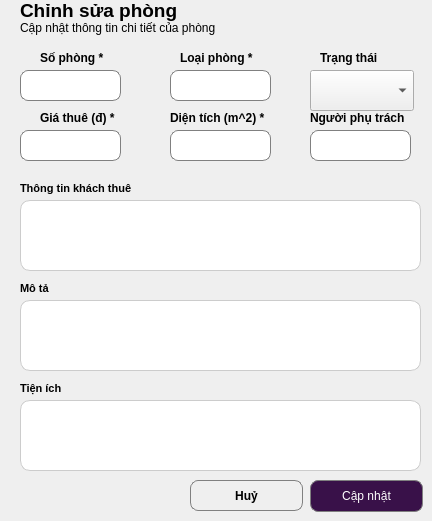
    <widget class="QWidget" name="page">
     <widget class="QLabel" name="label_21">
      <property name="geometry">
       <rect>
        <x>20</x>
        <y>0</y>
        <width>201</width>
        <height>21</height>
       </rect>
      </property>
      <property name="font">
       <font>
        <pointsize>14</pointsize>
        <weight>75</weight>
        <bold>true</bold>
       </font>
      </property>
      <property name="text">
       <string>Chỉnh sửa phòng</string>
      </property>
     </widget>
     <widget class="QLabel" name="label_22">
      <property name="geometry">
       <rect>
        <x>20</x>
        <y>20</y>
        <width>231</width>
        <height>16</height>
       </rect>
      </property>
      <property name="text">
       <string>Cập nhật thông tin chi tiết của phòng</string>
      </property>
     </widget>
     <widget class="QLabel" name="label_23">
      <property name="geometry">
       <rect>
        <x>40</x>
        <y>50</y>
        <width>71</width>
        <height>16</height>
       </rect>
      </property>
      <property name="font">
       <font>
        <weight>75</weight>
        <bold>true</bold>
       </font>
      </property>
      <property name="text">
       <string>Số phòng *</string>
      </property>
     </widget>
     <widget class="QLabel" name="label_24">
      <property name="geometry">
       <rect>
        <x>180</x>
        <y>50</y>
        <width>81</width>
        <height>16</height>
       </rect>
      </property>
      <property name="font">
       <font>
        <weight>75</weight>
        <bold>true</bold>
       </font>
      </property>
      <property name="text">
       <string>Loại phòng *</string>
      </property>
     </widget>
     <widget class="QLabel" name="label_25">
      <property name="geometry">
       <rect>
        <x>320</x>
        <y>50</y>
        <width>71</width>
        <height>16</height>
       </rect>
      </property>
      <property name="font">
       <font>
        <weight>75</weight>
        <bold>true</bold>
       </font>
      </property>
      <property name="text">
       <string>Trạng thái</string>
      </property>
     </widget>
     <widget class="QLineEdit" name="lne_sophong3">
      <property name="geometry">
       <rect>
        <x>20</x>
        <y>70</y>
        <width>101</width>
        <height>31</height>
       </rect>
      </property>
      <property name="styleSheet">
       <string notr="true">QLineEdit {
    border: 1px solid gray;
    border-radius: 8px;
    padding: 5px;
}</string>
      </property>
      <property name="text">
       <string/>
      </property>
      <property name="alignment">
       <set>Qt::AlignCenter</set>
      </property>
     </widget>
     <widget class="QLineEdit" name="lne_loaiphong3">
      <property name="geometry">
       <rect>
        <x>170</x>
        <y>70</y>
        <width>101</width>
        <height>31</height>
       </rect>
      </property>
      <property name="styleSheet">
       <string notr="true">QLineEdit {
    border: 1px solid gray;
    border-radius: 8px;
    padding: 5px;
}</string>
      </property>
      <property name="text">
       <string/>
      </property>
      <property name="alignment">
       <set>Qt::AlignCenter</set>
      </property>
     </widget>
     <widget class="QComboBox" name="cbo_trangthai3">
      <property name="geometry">
       <rect>
        <x>310</x>
        <y>70</y>
        <width>104</width>
        <height>41</height>
       </rect>
      </property>
     </widget>
     <widget class="QLabel" name="label_26">
      <property name="geometry">
       <rect>
        <x>40</x>
        <y>110</y>
        <width>91</width>
        <height>16</height>
       </rect>
      </property>
      <property name="font">
       <font>
        <weight>75</weight>
        <bold>true</bold>
       </font>
      </property>
      <property name="text">
       <string>Giá thuê (đ) *</string>
      </property>
     </widget>
     <widget class="QLabel" name="label_27">
      <property name="geometry">
       <rect>
        <x>170</x>
        <y>110</y>
        <width>111</width>
        <height>16</height>
       </rect>
      </property>
      <property name="font">
       <font>
        <weight>75</weight>
        <bold>true</bold>
       </font>
      </property>
      <property name="text">
       <string>Diện tích (m^2) *</string>
      </property>
     </widget>
     <widget class="QLabel" name="label_28">
      <property name="geometry">
       <rect>
        <x>310</x>
        <y>110</y>
        <width>111</width>
        <height>16</height>
       </rect>
      </property>
      <property name="font">
       <font>
        <weight>75</weight>
        <bold>true</bold>
       </font>
      </property>
      <property name="text">
       <string>Người phụ trách</string>
      </property>
     </widget>
     <widget class="QLineEdit" name="lne_giathue3">
      <property name="geometry">
       <rect>
        <x>20</x>
        <y>130</y>
        <width>101</width>
        <height>31</height>
       </rect>
      </property>
      <property name="styleSheet">
       <string notr="true">QLineEdit {
    border: 1px solid gray;
    border-radius: 8px;
    padding: 5px;
}</string>
      </property>
      <property name="text">
       <string/>
      </property>
      <property name="alignment">
       <set>Qt::AlignCenter</set>
      </property>
     </widget>
     <widget class="QLineEdit" name="lne_dientich3">
      <property name="geometry">
       <rect>
        <x>170</x>
        <y>130</y>
        <width>101</width>
        <height>31</height>
       </rect>
      </property>
      <property name="styleSheet">
       <string notr="true">QLineEdit {
    border: 1px solid gray;
    border-radius: 8px;
    padding: 5px;
}</string>
      </property>
      <property name="text">
       <string/>
      </property>
      <property name="alignment">
       <set>Qt::AlignCenter</set>
      </property>
     </widget>
     <widget class="QLineEdit" name="lne_nguoiphutrach2">
      <property name="geometry">
       <rect>
        <x>310</x>
        <y>130</y>
        <width>101</width>
        <height>31</height>
       </rect>
      </property>
      <property name="styleSheet">
       <string notr="true">QLineEdit {
    border: 1px solid gray;
    border-radius: 8px;
    padding: 5px;
}</string>
      </property>
      <property name="text">
       <string/>
      </property>
      <property name="alignment">
       <set>Qt::AlignCenter</set>
      </property>
     </widget>
     <widget class="QLabel" name="label_29">
      <property name="geometry">
       <rect>
        <x>20</x>
        <y>180</y>
        <width>151</width>
        <height>16</height>
       </rect>
      </property>
      <property name="font">
       <font>
        <pointsize>8</pointsize>
        <weight>75</weight>
        <bold>true</bold>
       </font>
      </property>
      <property name="text">
       <string>Thông tin khách thuê</string>
      </property>
     </widget>
     <widget class="QTextEdit" name="txt_ttkhachthue2">
      <property name="geometry">
       <rect>
        <x>20</x>
        <y>200</y>
        <width>401</width>
        <height>71</height>
       </rect>
      </property>
      <property name="styleSheet">
       <string notr="true">QTextEdit {
    border: 1px solid #ccc;
    border-radius: 10px;
    padding: 6px;
    background: white;
}</string>
      </property>
      <property name="html">
       <string>&lt;!DOCTYPE HTML PUBLIC &quot;-//W3C//DTD HTML 4.0//EN&quot; &quot;http://www.w3.org/TR/REC-html40/strict.dtd&quot;&gt;
&lt;html&gt;&lt;head&gt;&lt;meta name=&quot;qrichtext&quot; content=&quot;1&quot; /&gt;&lt;style type=&quot;text/css&quot;&gt;
p, li { white-space: pre-wrap; }
&lt;/style&gt;&lt;/head&gt;&lt;body style=&quot; font-family:'MS Shell Dlg 2'; font-size:8.25pt; font-weight:400; font-style:normal;&quot;&gt;
&lt;p style=&quot;-qt-paragraph-type:empty; margin-top:0px; margin-bottom:0px; margin-left:0px; margin-right:0px; -qt-block-indent:0; text-indent:0px; font-family:'.AppleSystemUIFont'; font-size:13pt;&quot;&gt;&lt;br /&gt;&lt;/p&gt;&lt;/body&gt;&lt;/html&gt;</string>
      </property>
     </widget>
     <widget class="QLabel" name="label_30">
      <property name="geometry">
       <rect>
        <x>20</x>
        <y>280</y>
        <width>151</width>
        <height>16</height>
       </rect>
      </property>
      <property name="font">
       <font>
        <pointsize>8</pointsize>
        <weight>75</weight>
        <bold>true</bold>
       </font>
      </property>
      <property name="text">
       <string>Mô tả</string>
      </property>
     </widget>
     <widget class="QLabel" name="label_31">
      <property name="geometry">
       <rect>
        <x>20</x>
        <y>380</y>
        <width>151</width>
        <height>16</height>
       </rect>
      </property>
      <property name="font">
       <font>
        <pointsize>8</pointsize>
        <weight>75</weight>
        <bold>true</bold>
       </font>
      </property>
      <property name="text">
       <string>Tiện ích</string>
      </property>
     </widget>
     <widget class="QTextEdit" name="txt_mota3">
      <property name="geometry">
       <rect>
        <x>20</x>
        <y>300</y>
        <width>401</width>
        <height>71</height>
       </rect>
      </property>
      <property name="styleSheet">
       <string notr="true">QTextEdit {
    border: 1px solid #ccc;
    border-radius: 10px;
    padding: 6px;
    background: white;
}</string>
      </property>
      <property name="html">
       <string>&lt;!DOCTYPE HTML PUBLIC &quot;-//W3C//DTD HTML 4.0//EN&quot; &quot;http://www.w3.org/TR/REC-html40/strict.dtd&quot;&gt;
&lt;html&gt;&lt;head&gt;&lt;meta name=&quot;qrichtext&quot; content=&quot;1&quot; /&gt;&lt;style type=&quot;text/css&quot;&gt;
p, li { white-space: pre-wrap; }
&lt;/style&gt;&lt;/head&gt;&lt;body style=&quot; font-family:'MS Shell Dlg 2'; font-size:8.25pt; font-weight:400; font-style:normal;&quot;&gt;
&lt;p style=&quot;-qt-paragraph-type:empty; margin-top:0px; margin-bottom:0px; margin-left:0px; margin-right:0px; -qt-block-indent:0; text-indent:0px; font-family:'.AppleSystemUIFont'; font-size:13pt;&quot;&gt;&lt;br /&gt;&lt;/p&gt;&lt;/body&gt;&lt;/html&gt;</string>
      </property>
     </widget>
     <widget class="QTextEdit" name="txt_tienich3">
      <property name="geometry">
       <rect>
        <x>20</x>
        <y>400</y>
        <width>401</width>
        <height>71</height>
       </rect>
      </property>
      <property name="styleSheet">
       <string notr="true">QTextEdit {
    border: 1px solid #ccc;
    border-radius: 10px;
    padding: 6px;
    background: white;
}</string>
      </property>
      <property name="html">
       <string>&lt;!DOCTYPE HTML PUBLIC &quot;-//W3C//DTD HTML 4.0//EN&quot; &quot;http://www.w3.org/TR/REC-html40/strict.dtd&quot;&gt;
&lt;html&gt;&lt;head&gt;&lt;meta name=&quot;qrichtext&quot; content=&quot;1&quot; /&gt;&lt;style type=&quot;text/css&quot;&gt;
p, li { white-space: pre-wrap; }
&lt;/style&gt;&lt;/head&gt;&lt;body style=&quot; font-family:'MS Shell Dlg 2'; font-size:8.25pt; font-weight:400; font-style:normal;&quot;&gt;
&lt;p style=&quot;-qt-paragraph-type:empty; margin-top:0px; margin-bottom:0px; margin-left:0px; margin-right:0px; -qt-block-indent:0; text-indent:0px; font-family:'.AppleSystemUIFont'; font-size:13pt;&quot;&gt;&lt;br /&gt;&lt;/p&gt;&lt;/body&gt;&lt;/html&gt;</string>
      </property>
     </widget>
     <widget class="QPushButton" name="btn_huy3">
      <property name="geometry">
       <rect>
        <x>190</x>
        <y>480</y>
        <width>113</width>
        <height>31</height>
       </rect>
      </property>
      <property name="font">
       <font>
        <weight>75</weight>
        <bold>true</bold>
       </font>
      </property>
      <property name="styleSheet">
       <string notr="true">QPushButton {
 border: 1px solid gray;
 border-radius: 8px;
 padding: 5px;
 color: black;
}</string>
      </property>
      <property name="text">
       <string>Huỷ</string>
      </property>
     </widget>
     <widget class="QPushButton" name="btn_capnhat1">
      <property name="geometry">
       <rect>
        <x>310</x>
        <y>480</y>
        <width>113</width>
        <height>32</height>
       </rect>
      </property>
      <property name="styleSheet">
       <string notr="true">QPushButton {
 border: 1px solid gray;
 border-radius: 8px;
 padding: 5px;
 background-color: #391149;
 color: white;
}</string>
      </property>
      <property name="text">
       <string>Cập nhật</string>
      </property>
     </widget>
    </widget>
